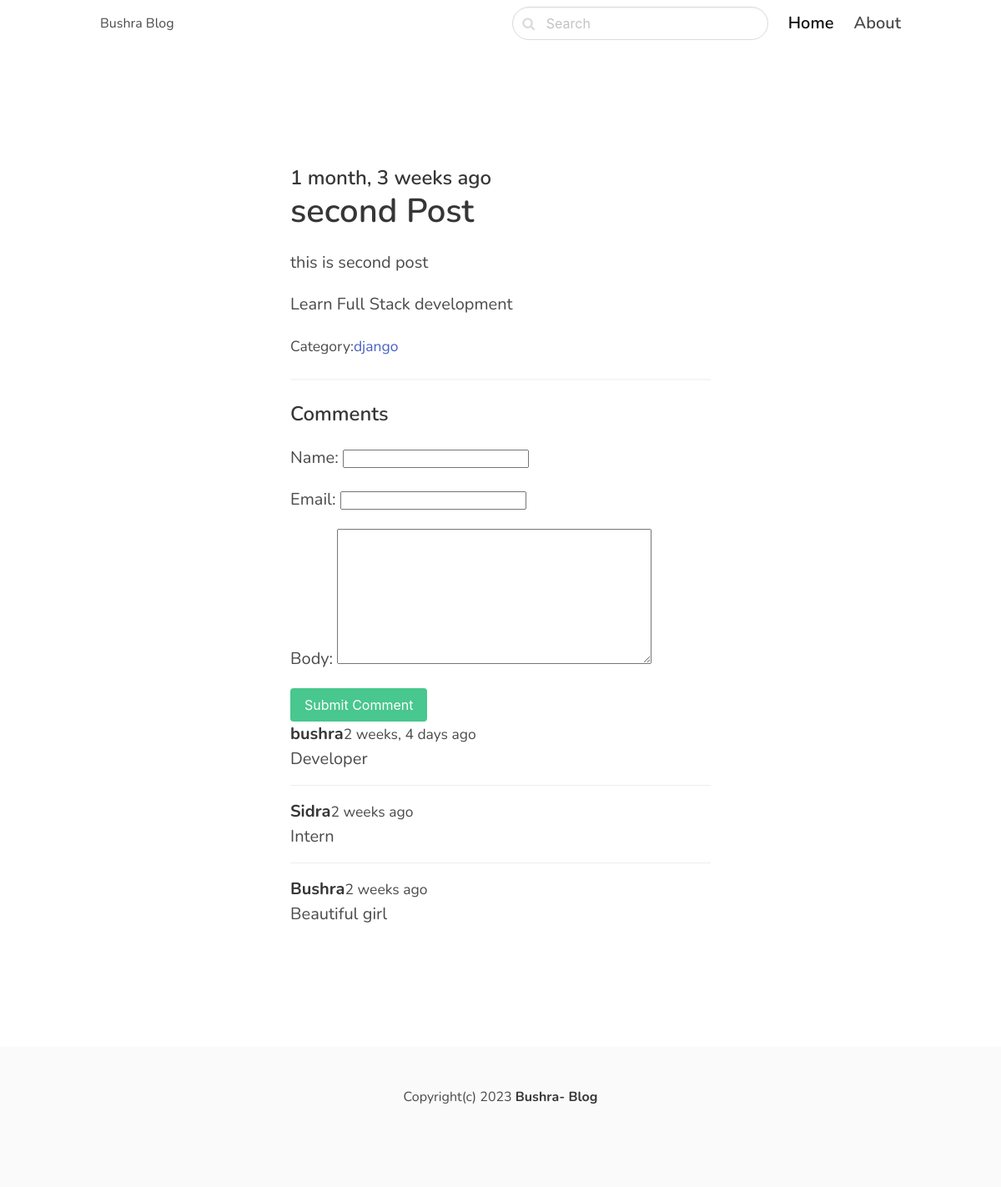
Page /detail/django/second-Post/ on the committed database.
### blogapp/models.py (models this page shows, shortened)
class Post(models.Model):
    ACTIVE='active'
    DRAFT='draft'
    CHOICES_STATUS=(
        (ACTIVE,'Active'),
        (DRAFT,'Draft')
    )
    category=models.ForeignKey(Category,related_name='posts',on_delete=models.CASCADE)
    title=models.CharField(max_length=255)
    slug=models.SlugField()
    intro=models.TextField()
    body=models.TextField()
    created_at=models.DateTimeField(auto_now_add=True)
    updated_at=models.DateTimeField(auto_now=True)
    status=models.CharField(max_length=10,choices=CHOICES_STATUS,default=ACTIVE)
    image=models.ImageField(upload_to='images',null=True,blank=True)
    class Meta:
        ordering= ('-created_at',)

class Category(models.Model):
    title=models.CharField(max_length=255)
    slug=models.SlugField()
    class Meta:
        ordering=('title',)
        verbose_name_plural='categories'
    def __str__(self):
        return self.title

class Comment(models.Model):
    post=models.ForeignKey(Post,related_name='comments',on_delete=models.CASCADE)
    name=models.CharField(max_length=55)
    email=models.EmailField()
    body=models.TextField()
    created_at=models.DateTimeField(auto_now_add=True)

### blogapp/views.py (the view)
# urls.py: path('detail/<slug:category_slug>/<slug:slug>/',views.detail,name="detail"),
def detail(request,category_slug,slug):
    post=get_object_or_404(Post,slug=slug,status=Post.ACTIVE)
    if request.method == 'POST':
        form=CommentForm(request.POST)
        if form.is_valid():
            comment=form.save(commit=False)
            comment.post=post
            comment.save()
            return redirect('detail',slug=slug)
    else:
        form=CommentForm()
    return render(request,'detail.html',{'post':post,'form':form})

### blogapp/forms.py
class CommentForm(forms.ModelForm):
    class Meta:
        model=Comment
        fields=('name','email','body')

### templates/detail.html (shortened to what this page needs)
{% extends 'base.html' %}
{% block content %}
  <section class="hero ">
    <div class="hero-body">
      <div class="container">
           <section class="section">
          <div class="columns">
            <div class="column is-8 is-offset-2">
                  <div class="content is-medium">
                       <h2 class="subtitle is-4">{{post.created_at |timesince}} ago</h2>
                       <h1 class="title">{{post.title}}</h1>
                          <p>{{post.intro}}</p>
                      <p>{{post.body}}</p>
                      <p><small>Category:<a href="{% url 'category' post.category.slug %}">{{post.category}}</a></small></p>
                      <hr>
                      <h2  class="subtitle is-4">Comments</h2>
                      <form method="POST">
                          {{form.as_p}}
                          <div class="field">
                              <div class="control">
                                  <button class="button is-success">Submit Comment</button>
                              </div>
                          </div>
                      </form>
                      {% for comment in post.comments.all %}
                      <article class="media">
                          <div class="media-content">
                              <strong>{{ comment.name }}</strong><small>{{ comment.created_at|timesince}} ago</small><br>
                              {{ comment.body }}
                          </div>
                      </article>
                      {% endfor %}
                  </div>
            </div>
          </div>
        </section>
      </div>
    </div>
  </section>
{% endblock %}

### templates/base.html (shortened to what this page needs)
<!DOCTYPE html>
<html lang="en">
<head>
    <link rel="stylesheet" href="https://cdn.jsdelivr.net/npm/bulma@0.9.4/css/bulma.min.css">
    <link rel="stylesheet" href="https://maxcdn.bootstrapcdn.com/font-awesome/4.7.0/css/font-awesome.min.css">
</head>
<body>
  <nav class="navbar">
    <div class="container">
      <div class="navbar-brand">
        <a class="navbar-item" href="../">
       <h1>Bushra Blog</h1>
        </a>
      </div>
      <div id="navbarMenu" class="navbar-menu">
        <div class="navbar-end">
          <div class=" navbar-item">
            <form method="get" action="{% url 'search' %}">
               <div class="control has-icons-left">
              <input class="input is-rounded" name="query" type="email" placeholder="Search">
              <span class="icon is-left">
              </span>
               </div>
            </form>
          </div>
          <a href="{% url 'frontpage' %}" class="navbar-item is-active is-size-5 has-text-weight-semibold">
            Home
          </a>
          <a href="{% url 'about' %}" class="navbar-item is-size-5 has-text-weight-semibold">
            About
          </a>
        </div>
      </div>
    </div>
  </nav>
<section class="section">
  <div class="container">
{% block content %}
{% endblock %}
  </div>
</section>
  <footer class="footer">
    <div class="content has-text-centered">
      <p>
        Copyright(c) 2023 <strong>Bushra- Blog</strong>
      </p>
    </div>
  </footer>
</body>
</html>

### templates/base.html (style rules this page uses)
body { font-family: 'Nunito', sans-serif; }
nav.navbar { height: 6rem !important; box-shadow: 0 1px 3px 0 rgba(0, 0, 0, .1), 0 1px 2px 0 rgba(0, 0, 0, .06) !important; }

### rows in the picture
Post: created_at "1 month, 3 weeks", title "second Post", intro "this is second post", body "Learn Full Stack development", category "django"
Comment: name "bushra", created_at "2 weeks, 4 days", body "Developer"
Comment: name "Sidra", created_at "2 weeks", body "Intern"
Comment: name "Bushra", created_at "2 weeks", body "Beautiful girl"
